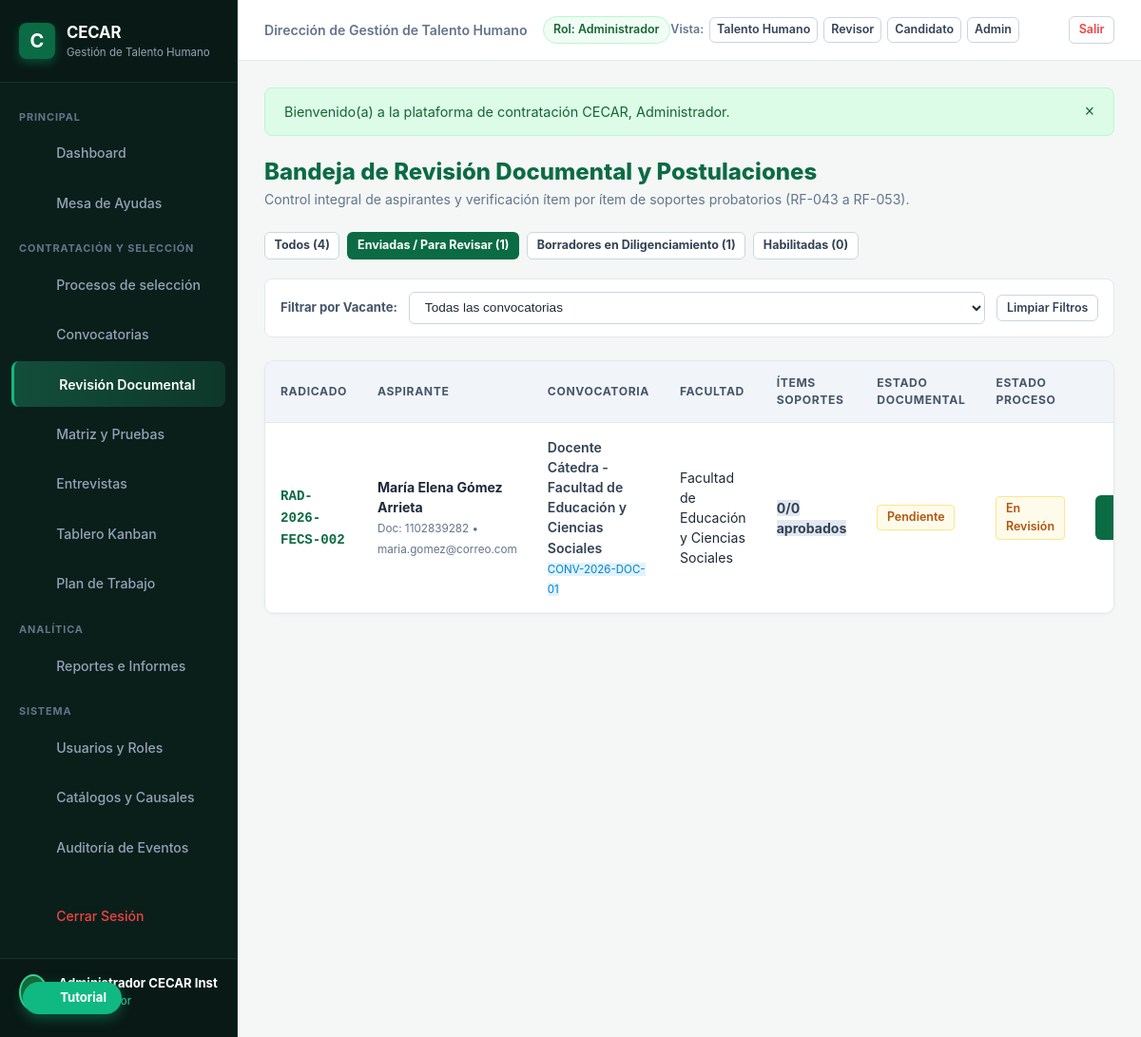
The app's page /index.php?c=Revision&a=index&estado=enviadas&convocatoria_id=0 (signed in) with its own data.
### tables this page shows
CREATE TABLE "postulaciones" (
        id INTEGER PRIMARY KEY AUTOINCREMENT,
        convocatoria_id INTEGER NOT NULL,
        usuario_id INTEGER NOT NULL,
        codigo_radicado VARCHAR(50) NOT NULL UNIQUE,
        estado VARCHAR(40) NOT NULL DEFAULT 'borrador', 
        resultado_documental VARCHAR(30) NOT NULL DEFAULT 'pendiente',
        porcentaje_avance INTEGER NOT NULL DEFAULT 0,
        version INTEGER NOT NULL DEFAULT 1,
        declaracion_veracidad INTEGER NOT NULL DEFAULT 0,
        fecha_declaracion DATETIME,
        fecha_postulacion DATETIME NOT NULL DEFAULT CURRENT_TIMESTAMP,
        fecha_envio DATETIME,
        motivo_descarte TEXT,
        causal_descarte_id VARCHAR(50),
        etapa_actual VARCHAR(50) NOT NULL DEFAULT 'revision_documental',
        banco_talento_consentimiento INTEGER NOT NULL DEFAULT 0,
        notas_internas TEXT,
        FOREIGN KEY (convocatoria_id) REFERENCES convocatorias(id) ON DELETE CASCADE,
        FOREIGN KEY (usuario_id) REFERENCES usuarios(id) ON DELETE CASCADE,
        UNIQUE (convocatoria_id, usuario_id)
    );

### app/Controllers/RevisionController.php (called while the page is built, shortened)
<?php
class RevisionController {
    public function index(Request $request): void {
        $pdo = Database::getConnection();
        $estadoFiltro = $request->get('estado', 'todos');
        $convocatoriaIdFiltro = (int)$request->get('convocatoria_id', 0);
        $where = ["p.estado != 'retirada'"];
        $params = [];
        if ($estadoFiltro === 'enviadas') {
            $where[] = "p.estado IN ('enviada', 'en_revision')";
        } elseif ($estadoFiltro === 'borradores') {
            $where[] = "p.estado = 'borrador'";
        } elseif ($estadoFiltro === 'habilitadas') {
            $where[] = "p.estado = 'habilitada'";
        } elseif ($estadoFiltro !== 'todos' && !empty($estadoFiltro)) {
            $where[] = "p.estado = :estado";
            $params[':estado'] = $estadoFiltro;
        }
        $whereSql = implode(' AND ', $where);
        $sql = "
            SELECT p.*, c.cargo, c.codigo as convocatoria_codigo, c.facultad,
                   u.nombres, u.apellidos, u.correo, u.numero_documento,
                   (SELECT COUNT(*) FROM items_hv i WHERE i.postulacion_id = p.id) as total_items,
                   (SELECT COUNT(*) FROM items_hv i WHERE i.postulacion_id = p.id AND i.estado = 'aprobado') as aprobados,
                   (SELECT COUNT(*) FROM items_hv i WHERE i.postulacion_id = p.id AND i.estado = 'observado') as observados,
                   (SELECT COUNT(*) FROM items_hv i WHERE i.postulacion_id = p.id AND i.estado = 'rechazado') as rechazados
            FROM postulaciones p
            JOIN convocatorias c ON p.convocatoria_id = c.id
            JOIN usuarios u ON p.usuario_id = u.id
            WHERE {$whereSql}
            ORDER BY p.fecha_postulacion DESC
        ";
        $stmt = $pdo->prepare($sql);
        $stmt->execute($params);
        $postulaciones = $stmt->fetchAll();
        $conteoTotal = (int)$pdo->query("SELECT COUNT(*) FROM postulaciones WHERE estado != 'retirada'")->fetchColumn();
        $conteoEnviadas = (int)$pdo->query("SELECT COUNT(*) FROM postulaciones WHERE estado IN ('enviada', 'en_revision')")->fetchColumn();
        $conteoBorradores = (int)$pdo->query("SELECT COUNT(*) FROM postulaciones WHERE estado = 'borrador'")->fetchColumn();
        $conteoHabilitadas = (int)$pdo->query("SELECT COUNT(*) FROM postulaciones WHERE estado = 'habilitada'")->fetchColumn();
        $convocatorias = Convocatoria::getAll();
        View::render('revision.index', [
            'postulaciones' => $postulaciones,
            'estadoFiltro' => $estadoFiltro,
            'convocatoriaIdFiltro' => $convocatoriaIdFiltro,
            'conteoTotal' => $conteoTotal,
            'conteoEnviadas' => $conteoEnviadas,
            'conteoBorradores' => $conteoBorradores,
            'conteoHabilitadas' => $conteoHabilitadas,
            'convocatorias' => $convocatorias
        ], 'main');
    }
}

### app/Core/Router.php (called while the page is built, shortened)
<?php
class Router {
    public static function dispatch(): void {
        $request = new Request();
        $actionName = $request->get('a');
        $controller = new $controllerClass();
        $controller->$actionName($request);
    }
}

### public/index.php (called while the page is built, shortened)
<?php
try {
    Router::dispatch();
} catch (Throwable $e) {
    error_log("Error en la ejecución de la aplicación: " . $e->getMessage() . " en " . $e->getFile() . ":" . $e->getLine());
    http_response_code(500);
    if (APP_ENV === 'development') {
        echo "<div style='font-family: sans-serif; padding: 2rem; background: #fee2e2; border: 1px solid #ef4444; border-radius: 8px; margin: 2rem auto; max-width: 800px;'>";
        echo "<h2 style='color: #991b1b;'>Error 500 en la Aplicación</h2>";
        echo "<p><strong>Mensaje:</strong> " . htmlspecialchars($e->getMessage()) . "</p>";
        echo "<p><strong>Archivo:</strong> " . htmlspecialchars($e->getFile()) . " (Línea: " . $e->getLine() . ")</p>";
        echo "<pre style='background: #fff; padding: 1rem; border-radius: 6px; overflow: auto;'>" . htmlspecialchars($e->getTraceAsString()) . "</pre>";
        echo "</div>";
    } else {
        echo "<div style='font-family: sans-serif; padding: 3rem; text-align: center;'>";
        echo "<h2>Error Inesperado</h2><p>Ocurrió un error en el servidor. Por favor comuníquese con Mesa de Ayuda CECAR.</p>";
        echo "</div>";
    }
}

### app/Core/Request.php (called while the page is built, shortened)
<?php
class Request {
    private array $get;
    public function __construct() {
        $this->get = $_GET;
    }
    public function get(string $key, $default = null) {
        return $this->get[$key] ?? $default;
    }
}

### views/revision/index.php (the view, shortened to what this page needs)
<div style="margin-bottom: 1.5rem; display: flex; justify-content: space-between; align-items: center; flex-wrap: wrap; gap: 1rem;">
    <div>
        <h1 style="color: #0b6b44; font-size: 1.5rem; font-weight: 800;">
            Bandeja de Revisión Documental y Postulaciones
        </h1>
        <p style="color: #64748b; font-size: 0.88rem;">
            Control integral de aspirantes y verificación ítem por ítem de soportes probatorios (RF-043 a RF-053).
        </p>
    </div>
</div>
<div style="display: flex; gap: 0.5rem; margin-bottom: 1.25rem; flex-wrap: wrap;">
    <a href="<?= BASE_URL ?>/index.php?c=Revision&a=index&estado=todos&convocatoria_id=<?= $convocatoriaIdFiltro ?>"
       class="btn btn-sm <?= ($estadoFiltro === 'todos') ? 'btn-primary' : 'btn-secondary' ?>" style="font-weight: 700;">
        Todos (<?= $conteoTotal ?>)
    </a>
    <a href="<?= BASE_URL ?>/index.php?c=Revision&a=index&estado=enviadas&convocatoria_id=<?= $convocatoriaIdFiltro ?>"
       class="btn btn-sm <?= ($estadoFiltro === 'enviadas') ? 'btn-primary' : 'btn-secondary' ?>" style="font-weight: 700;">
        Enviadas / Para Revisar (<?= $conteoEnviadas ?>)
    </a>
    <a href="<?= BASE_URL ?>/index.php?c=Revision&a=index&estado=borradores&convocatoria_id=<?= $convocatoriaIdFiltro ?>"
       class="btn btn-sm <?= ($estadoFiltro === 'borradores') ? 'btn-primary' : 'btn-secondary' ?>" style="font-weight: 700;">
        Borradores en Diligenciamiento (<?= $conteoBorradores ?>)
    </a>
    <a href="<?= BASE_URL ?>/index.php?c=Revision&a=index&estado=habilitadas&convocatoria_id=<?= $convocatoriaIdFiltro ?>"
       class="btn btn-sm <?= ($estadoFiltro === 'habilitadas') ? 'btn-primary' : 'btn-secondary' ?>" style="font-weight: 700;">
        Habilitadas (<?= $conteoHabilitadas ?>)
    </a>
</div>
<form action="<?= BASE_URL ?>/index.php" method="GET" style="background: #ffffff; border: 1px solid var(--border-color); border-radius: 8px; padding: 0.85rem 1rem; margin-bottom: 1.5rem; display: flex; align-items: center; gap: 0.75rem; flex-wrap: wrap;">
    <label style="font-size: 0.82rem; font-weight: 700; color: #475569;">Filtrar por Vacante:</label>
    <select name="convocatoria_id" class="filter-control" style="flex: 1; min-width: 260px;" onchange="this.form.submit()">
        <option value="0">Todas las convocatorias</option>
    </select>
    <?php if ($convocatoriaIdFiltro > 0 || $estadoFiltro !== 'todos'): ?>
        <a href="<?= BASE_URL ?>/index.php?c=Revision&a=index" class="btn btn-secondary btn-sm">Limpiar Filtros</a>
    <?php endif; ?>
</form>
<div class="table-responsive">
    <table class="cecar-table">
        <thead>
            <tr>
                <th>Radicado</th>
                <th>Aspirante</th>
                <th>Convocatoria</th>
                <th>Facultad</th>
                <th>Ítems Soportes</th>
                <th>Estado Documental</th>
                <th>Estado Proceso</th>
                <th style="text-align: center;">Acción</th>
            </tr>
        </thead>
        <tbody>
            <?php if (empty($postulaciones)): ?>
                <tr><td colspan="8" style="text-align: center; color: #94a3b8; padding: 2.5rem;">No se encontraron postulaciones con los filtros seleccionados.</td></tr>
            <?php else: ?>
                <?php foreach ($postulaciones as $p): ?>
                    <tr>
                        <td><strong style="color: #0b6b44; font-family: monospace;"><?= htmlspecialchars($p['codigo_radicado'], ENT_QUOTES, 'UTF-8') ?></strong></td>
                        <td>
                            <div style="font-weight: 700; color: #1e293b;"><?= htmlspecialchars($p['nombres'] . ' ' . $p['apellidos'], ENT_QUOTES, 'UTF-8') ?></div>
                            <small style="color: #64748b;">Doc: <?= htmlspecialchars($p['numero_documento'], ENT_QUOTES, 'UTF-8') ?> &bull; <?= htmlspecialchars($p['correo'], ENT_QUOTES, 'UTF-8') ?></small>
                        </td>
                        <td>
                            <div style="font-weight: 600; color: #334155;"><?= htmlspecialchars($p['cargo'], ENT_QUOTES, 'UTF-8') ?></div>
                            <small class="badge" style="background: #e0f2fe; color: #0284c7; font-size: 0.72rem;"><?= htmlspecialchars($p['convocatoria_codigo'], ENT_QUOTES, 'UTF-8') ?></small>
                        </td>
                        <td><?= htmlspecialchars($p['facultad'], ENT_QUOTES, 'UTF-8') ?></td>
                        <td>
                            <span class="badge" style="background: #e2e8f0; color: #334155; font-weight: 700;">
                                <?= $p['aprobados'] ?>/<?= $p['total_items'] ?> aprobados
                            </span>
                        </td>
                        <td><?= FormatHelper::badgeEstado($p['resultado_documental']) ?></td>
                        <td><?= FormatHelper::badgeEstado($p['estado']) ?></td>
                        <td style="text-align: center;">
                            <a href="<?= BASE_URL ?>/index.php?c=Revision&a=expediente&id=<?= $p['id'] ?>" class="btn btn-primary btn-sm" style="display: inline-flex; align-items: center; gap: 0.3rem;">
                                <?= IconHelper::render('search', 14) ?> Revisar Expediente
                            </a>
                        </td>
                    </tr>
                <?php endforeach; ?>
            <?php endif; ?>
        </tbody>
    </table>
</div>

### app/Helpers/FormatHelper.php (shortened to what this page needs)
<?php
class FormatHelper {
    public static function badgeEstado(string $estado): string {
        $key = strtolower(trim($estado));
        if (isset($map[$key])) {
            $colors = $map[$key];
        } else {
            $colors = ['bg' => '#f8fafc', 'text' => '#475569', 'border' => '#e2e8f0', 'label' => ucfirst($estado)];
        }
        $label = $colors['label'];
        return '<span class="badge" style="background-color: ' . $colors['bg'] . '; color: ' . $colors['text']
            . '; border: 1px solid ' . $colors['border'] . '; padding: 0.2rem 0.6rem; border-radius: 4px; font-size: 0.78rem; font-weight: 600; display: inline-flex; align-items: center; gap: 0.25rem;">'
            . htmlspecialchars($label, ENT_QUOTES, 'UTF-8') . '</span>';
    }
}

### app/Helpers/IconHelper.php (shortened to what this page needs)
<?php
class IconHelper {
    public static function render(string $name, int $size = 18, string $class = ''): string {
        $strokeWidth = '2';
        $style = sprintf('width: %dpx; height: %dpx; vertical-align: middle; display: inline-block;', $size, $size);
        $svgContent = $icons[$name] ?? $icons['file'];
        return sprintf(
            '<svg class="cecar-icon %s" style="%s" viewBox="0 0 24 24" fill="none" stroke="currentColor" stroke-width="%s" stroke-linecap="round" stroke-linejoin="round">%s</svg>',
            htmlspecialchars($class, ENT_QUOTES, 'UTF-8'),
            $style,
            $strokeWidth,
            $svgContent
        );
    }
}

### public/css/theme.css (style rules this page uses)
:root { --cecar-primary: #0b6b44; --cecar-primary-dark: #085234; --cecar-primary-light: #10b981; --cecar-primary-gradient: linear-gradient(135deg, #126338 0%, #0a4425 100%); --cecar-banner-gradient: linear-gradient(90deg, #1b7340 0%, #0f4b27 100%); --dark-bg: #071310; --dark-card: #0d211c; --dark-card-border: #16362e; --text-main: #1f2937; --text-muted: #64748b; --bg-app: #f4f7f6; --bg-card: #ffffff; --border-color: #e2e8f0; --success: #10b981; --warning: #f59e0b; --danger: #ef4444; --info: #3b82f6; --font-family: -apple-system, BlinkMacSystemFont, "Segoe UI", Roboto, Helvetica, Arial, sans-serif; }
* { box-sizing: border-box; margin: 0; padding: 0; }
body { font-family: var(--font-family); background-color: var(--bg-app); color: var(--text-main); line-height: 1.5; min-height: 100vh; }
.filter-control { background: #ffffff; border: 1px solid #cbd5e1; border-radius: 6px; padding: 0.45rem 0.75rem; font-size: 0.85rem; color: var(--text-main); outline: none; transition: border-color 0.15s ease; min-width: 150px; }
.table-responsive { background: #ffffff; border: 1px solid var(--border-color); border-radius: 10px; overflow-x: auto; box-shadow: 0 1px 4px rgba(0,0,0,0.03); }
.cecar-table { width: 100%; border-collapse: collapse; text-align: left; font-size: 0.88rem; }
.cecar-table th { background: #f1f5f9; color: #475569; font-weight: 700; font-size: 0.76rem; text-transform: uppercase; letter-spacing: 0.05em; padding: 0.85rem 1rem; border-bottom: 1px solid var(--border-color); }
.cecar-table td { padding: 0.95rem 1rem; border-bottom: 1px solid #f1f5f9; vertical-align: middle; }
.btn { display: inline-flex; align-items: center; justify-content: center; gap: 0.45rem; padding: 0.45rem 0.95rem; border-radius: 6px; font-size: 0.85rem; font-weight: 600; cursor: pointer; border: 1px solid transparent; text-decoration: none; transition: all 0.15s ease; }
.btn-primary { background: var(--cecar-primary); color: #ffffff; }
.btn-secondary { background: #ffffff; border-color: #cbd5e1; color: #334155; }
.btn-sm { padding: 0.25rem 0.6rem; font-size: 0.78rem; }

### records on screen
postulaciones: codigo_radicado "RAD-2026-FECS-002", apellidos "María Elena Gómez Arrieta", numero_documento "1102839282", correo "maria.gomez@correo.com", cargo "Docente Cátedra - Facultad de Educación y Ciencias Sociales", convocatoria_codigo "CONV-2026-DOC-01", facultad "Facultad de Educación y Ciencias Sociales", aprobados "0", total_items "0", resultado_documental "Pendiente En Revisión"

### other values on screen
AuthHelper::getDependenciaNombre() "Dirección de Gestión de Talento Humano"
AuthHelper::getRolNombre() "Administrador"
$f['mensaje'] "Bienvenido(a) a la plataforma de contratación CECAR, Administrador."
$conteoTotal "4"
$conteoEnviadas "1"
$conteoBorradores "1"
$conteoHabilitadas "0"
